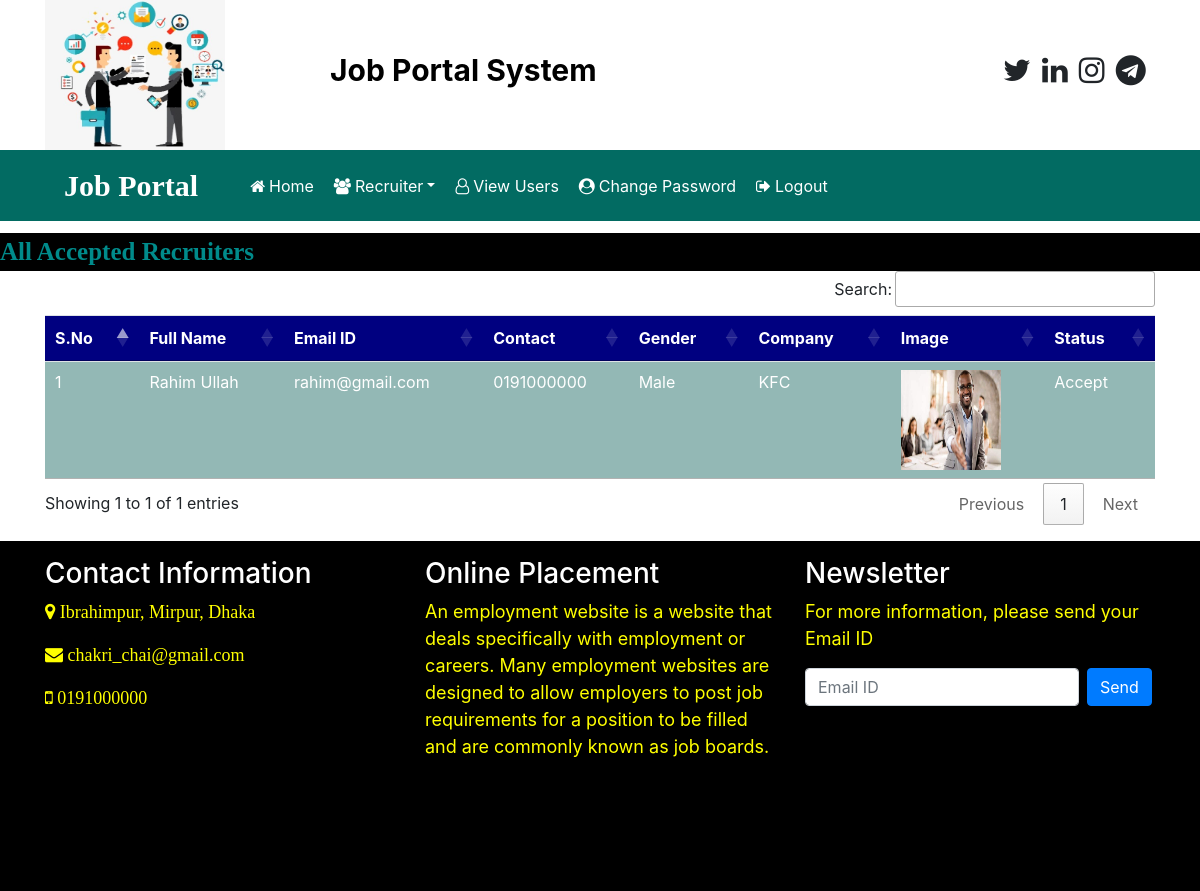
/recruiter_accepted (signed in), run on the app's committed database.
### app/models.py (models this page shows, shortened)
class Recruiter(models.Model):
    user = models.ForeignKey(User, on_delete=models.CASCADE)
    mobile = models.CharField(max_length=15,null=True)
    image = models.FileField(null=True)
    gender = models.CharField(max_length=10,null=True)
    company = models.CharField(max_length=100,null=True)
    type = models.CharField(max_length=15,null=True)
    status = models.CharField(max_length=20,null=True)

### app/views.py (the view)
# urls.py: path('recruiter_accepted', recruiter_accepted, name="recruiter_accepted"),
def recruiter_accepted(request):
    if not request.user.is_authenticated:
        return redirect('admin_login')
    data = Recruiter.objects.filter(status="Accept")
    d = {'data': data}
    return render(request, "recruiter_accepted.html", d)

### app/templates/recruiter_accepted.html
{% load static %}
{% block body %}
{% include 'admin_navigation.html' %}
<marquee style="font-family:'Monotype Corsiva';font-size:25px;color:darkcyan;background-color:black;font-weight:bold;margin-top:1%">
  All Accepted Recruiters
</marquee>
<div class="container">
<table class="table table-hover" id="example">
  <thead>
    <tr style="background-color: #000080; color:white">
      <th>S.No</th>
      <th>Full Name</th>
      <th>Email ID</th>
      <th>Contact</th>
      <th>Gender</th>
      <th>Company</th>
      <th>Image</th>
      <th>Status</th>
    </tr>
  </thead>
  <tbody>
  {% for i in data %}
    <tr style="background-color: #93b8b5; color:white">
      <td>{{forloop.counter}}</td>
      <td>{{i.user.first_name}} {{i.user.last_name}}</td>
      <td>{{i.user.username}}</td>
      <td>{{i.mobile}}</td>
      <td>{{i.gender}}</td>
      <td>{{i.company}}</td>
      <td><img src="{{i.image.url}}" style="width:100px;height:100px"></td>
      <td>{{i.status}}</td>
    </tr>
    {% endfor %}
  </tbody>
</table>
</div>
{% include 'footer.html' %}
{% endblock %}

### data on the page
Recruiter: user.first_name "Rahim", user.last_name "Ullah", user.username "rahim@gmail.com", mobile "0191000000", gender "Male", company "KFC", image (picture), status "Accept"
